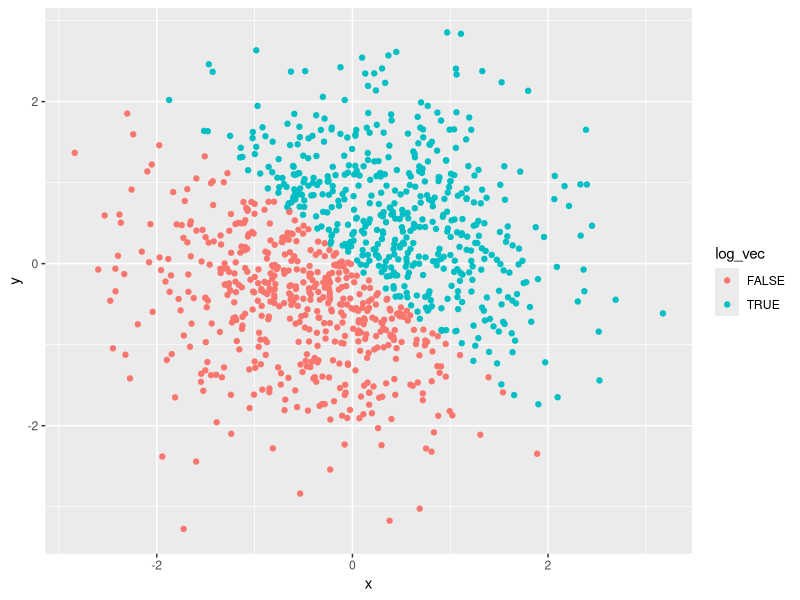
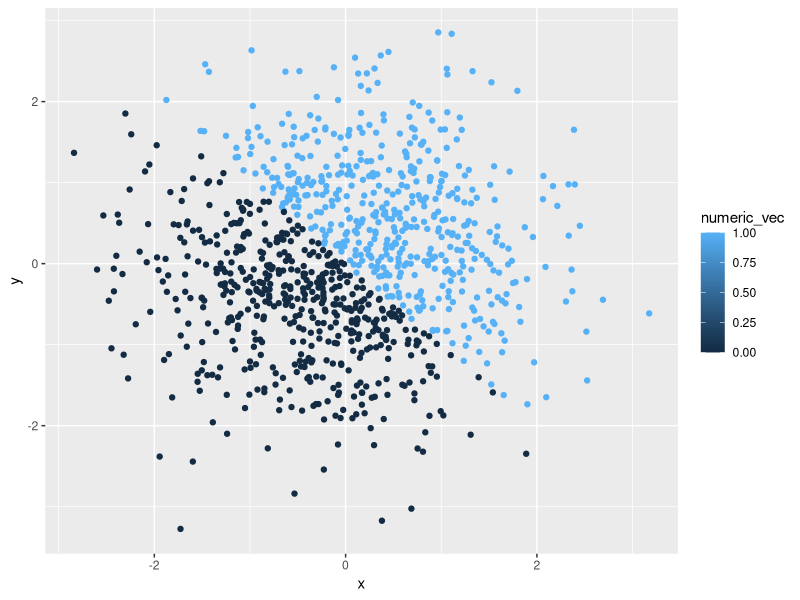
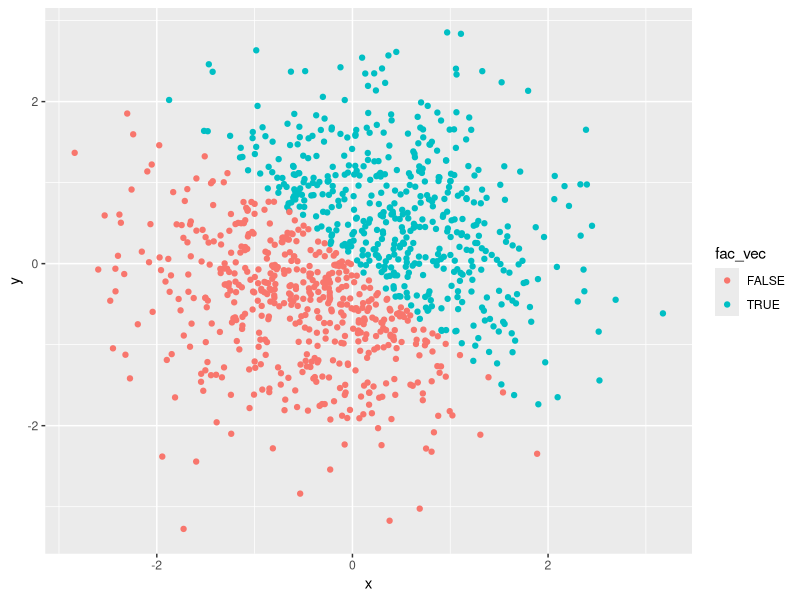
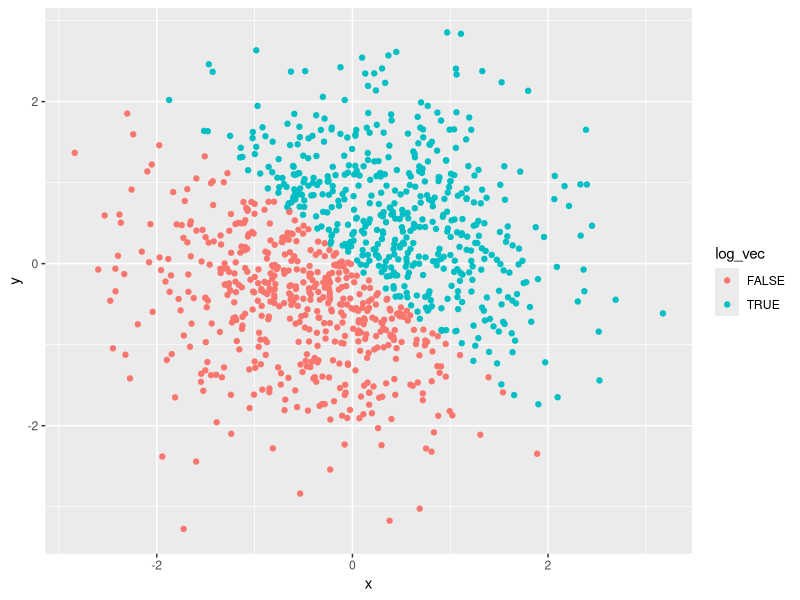

The R script that drew these images, in order:
## ---- chunk 1
library(tidyverse)

set.seed(5)

prob1_df = tibble(
  random_sample = runif(10, min = 0, max = 5),
  logic_vec = random_sample > 2,
  char_vec = c("Bear", "Deer", "Bat", "Hamster", "Parrot", "Wolf", "Owl", "Penguin", "Ibis", "Squirrel"),
  fact_vec = factor(c("Mammal", "Mammal", "Mammal", "Mammal", "Bird", "Mammal", "Bird", "Bird", "Bird", "Mammal"))
)

## ---- chunk 2
mean(prob1_df$random_sample)
mean(prob1_df$logic_vec)
mean(prob1_df$char_vec)
mean(prob1_df$fact_vec)
## ---- chunk 3
as.numeric(prob1_df$logic_vec)
as.numeric(prob1_df$char_vec)
as.numeric(prob1_df$fact_vec)
## ---- chunk 4
fact_convert = as.factor(prob1_df$char_vec)

as.numeric(fact_convert)
## ---- chunk 5
char_convert = as.character(prob1_df$fact_vec)

as.numeric(char_convert)
## ---- chunk 6
set.seed(4)
prob2_df = tibble(
  x = rnorm(1000),
  y = rnorm(1000),
  log_vec = x + y > 0,
  numeric_vec = as.numeric(log_vec),
  fac_vec = as.factor(log_vec)
)
## ---- chunk 7

mean(prob2_df$x)

median(prob2_df$x)

## ---- chunk 8

library("dplyr")

## ---- chunk 9

library(ggplot2)

ggplot(prob2_df, aes(x = x, y = y, color = log_vec)) + geom_point()

ggsave("scatter1.pdf")

## ---- chunk 10

ggplot(prob2_df, aes(x = x, y = y, color = numeric_vec)) + geom_point()

## ---- chunk 11

ggplot(prob2_df, aes(x = x, y = y, color = fac_vec)) + geom_point()

